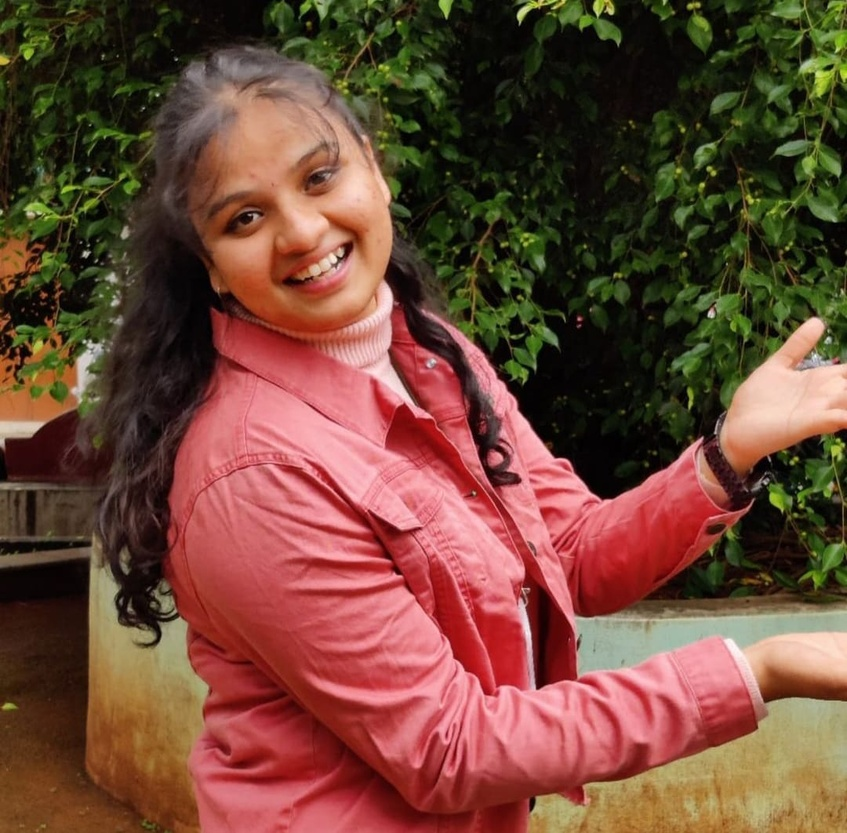
#> input picture sewana.jpeg, 847 x 833 px, shrunk from 1080 x 1062 before the run
$ python sketch.py
#> lines starting #> are read from the running program, lines starting #| are printed output that depends on the picture
from cv2 import imwrite
import numpy as np
import imageio
import scipy.ndimage
import cv2

img = "sewana.jpeg"

def rgb2gray(rgb):
    return np.dot(rgb[...,:3],[0.2989,0.5870,0.1140])
 # It is 2-dimensional array formula to cinvert image to gray scale


def dodge(font,back):
     final_sketch = font*255/(255-back)
     # If image is greater than 255 which i don't think is possible but still if it is there will convwet it to 255
     final_sketch[final_sketch>255]=255
     final_sketch[back==255]=255
     return final_sketch.astype("uint8")


ss = imageio.imread(img)
#> ss is the input picture: shape (833, 847, 3); mean R, G, B 112.1, 71.6, 55.5
gray = rgb2gray(ss)
#> in rgb2gray, `return np.dot(rgb[...,:3],[0.2989,0.5870,0.1140])`:
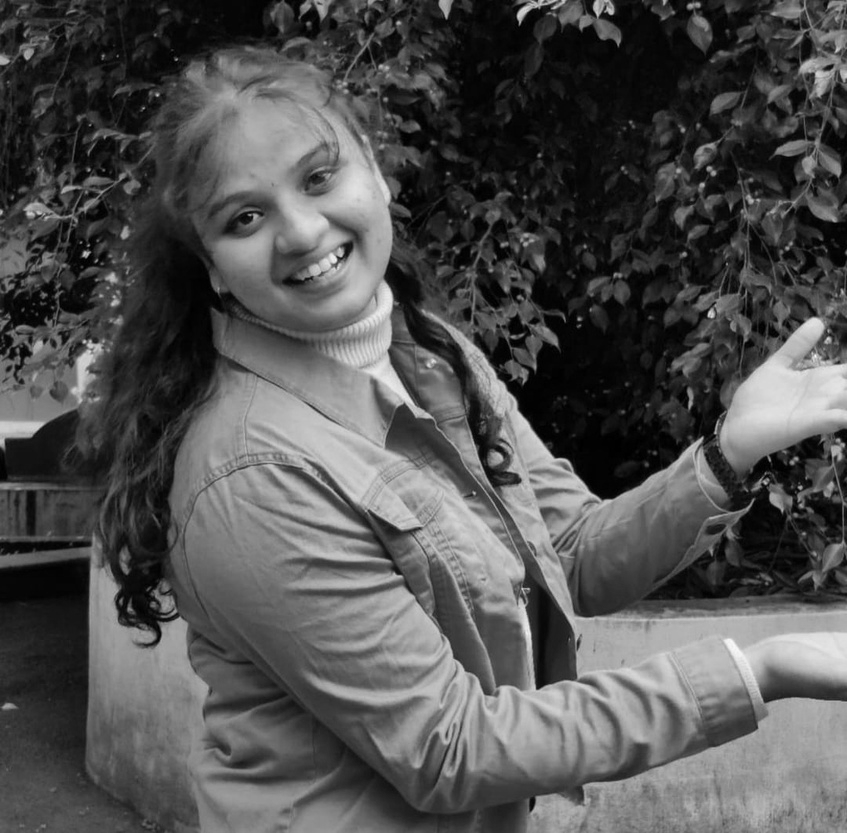
#> returned value: shape (833, 847) float64; min 0, max 250, mean 81.9

i = 255-gray
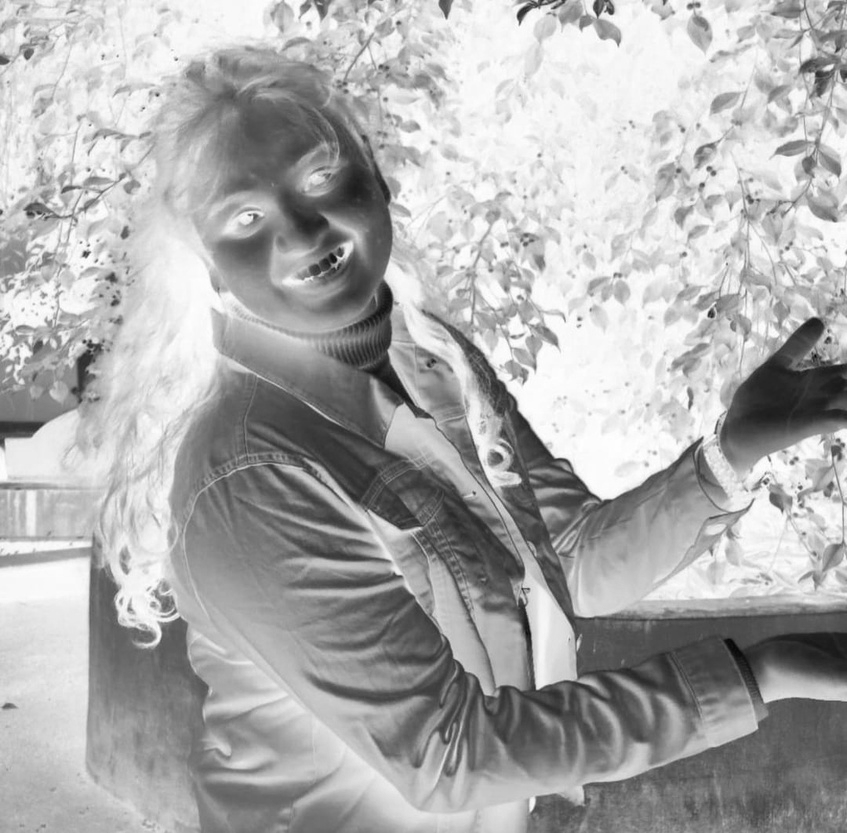
#> i: shape (833, 847) float64; min 5.04, max 255, mean 173.1


blur = scipy.ndimage.filters.gaussian_filter(i,sigma =15)
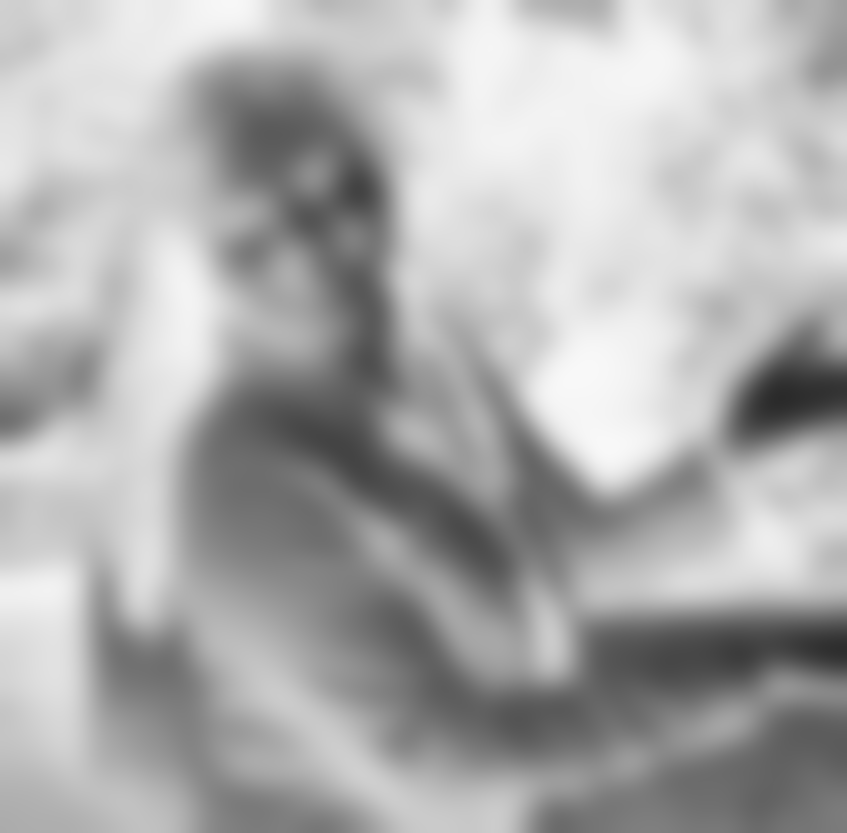
#> blur: shape (833, 847) float64; min 42.72, max 248.9, mean 173.1

r=dodge(blur,gray)
#> in dodge, `final_sketch = font*255/(255-back)`:
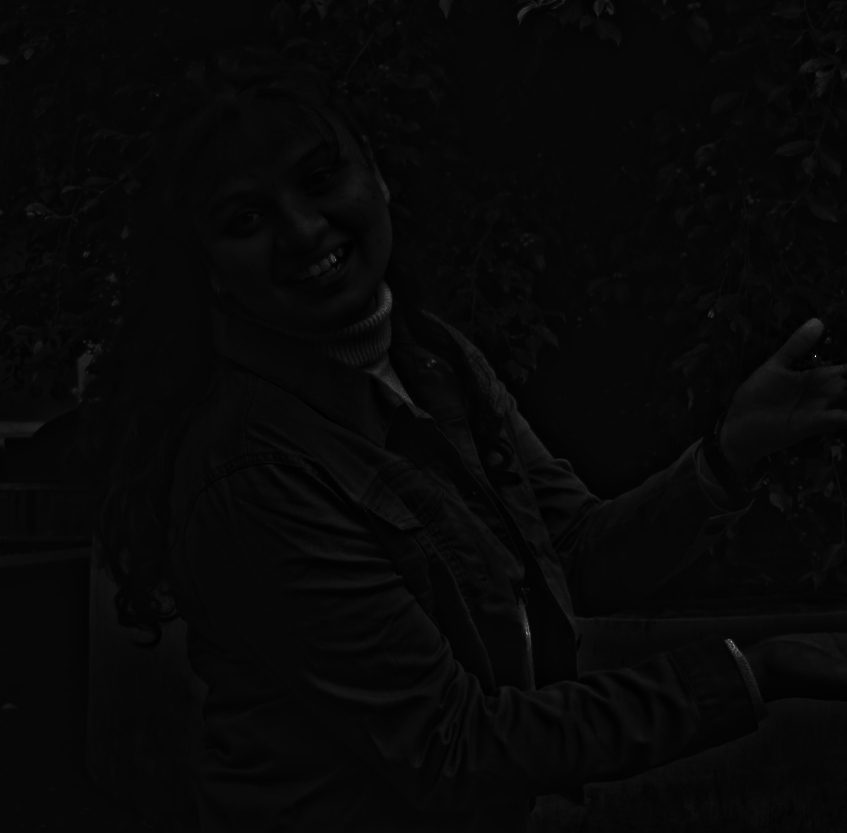
#> final_sketch: shape (833, 847) float64; min 107, max 5119.7, mean 269.5; drawn with min black and max white
#> in dodge, `final_sketch[final_sketch>255]=255`:
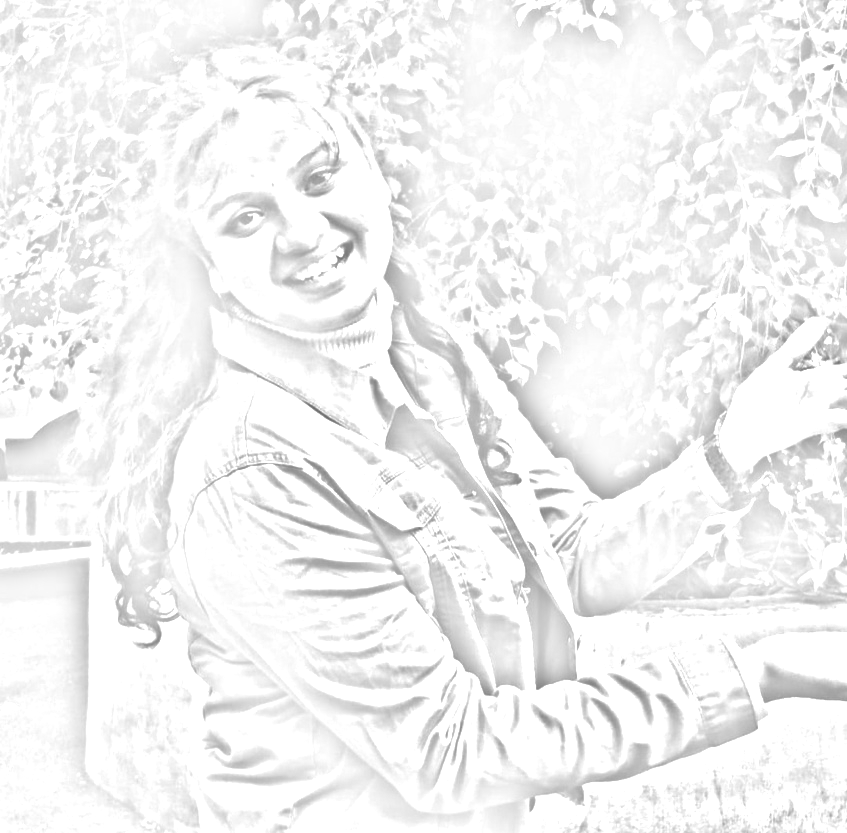
#> final_sketch: shape (833, 847) float64; min 107, max 255, mean 242.6

cv2,imwrite("sewana.png",r)
